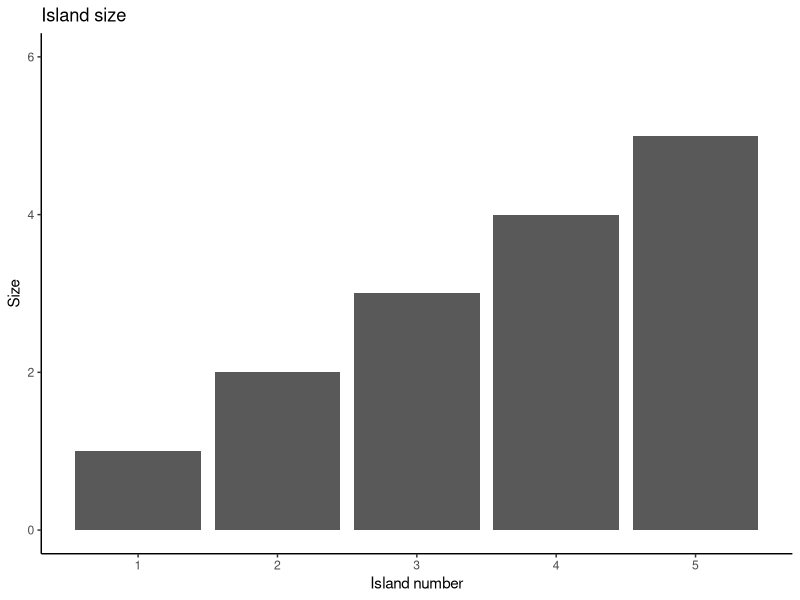
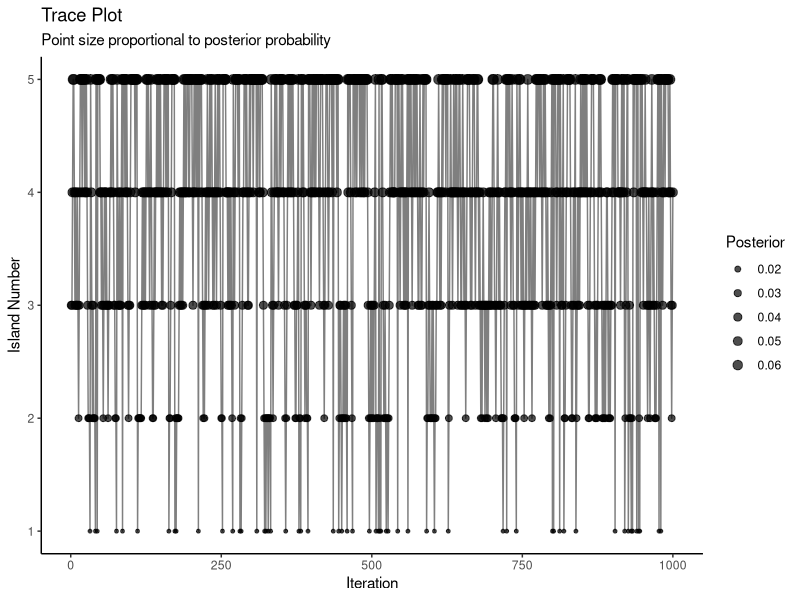

These charts were generated, in order, by the following R code:
## ---- chunk 1
#| warning: false
#| message: false
#| echo: false
library(tidyverse)

num_island = 5

# Set up the population/size of each island (The 'Target Distribution')
island_size = tibble(
  island = 1:num_island,
  Size = 1:num_island
)
p0 = ggplot(island_size,aes(x=island,y=Size))+
  geom_col()+
  theme_classic()+
  scale_y_continuous(limits = c(0,(num_island+1)))+
  scale_x_continuous(breaks=1:num_island)+
  labs(title = "Island size",
       x = "Island number",
       y = "Size")
p0

## ---- chunk 2
prior_function <- function(island) {
  return(1/num_island)  # Uniform prior
}

## ---- chunk 3
likelihood_function <- function(island) {
  return(island / sum(1:num_island))  # Proportional to island size
}
## ---- chunk 4
true_posterior <- sapply(1:num_island, function(i) {
  prior_function(i) * likelihood_function(i)
})
true_posterior <- true_posterior / sum(true_posterior)  # marginalize
names(true_posterior) <- paste0("Island ",1:num_island)
true_posterior

## ---- chunk 5
num_iterations <- 1e3
starting_island <- 3

# store the positions
chain <- numeric(num_iterations)
prior_values <- numeric(num_iterations)
likelihood_values <- numeric(num_iterations)
posterior_values <- numeric(num_iterations)

# Calculate values for initial position
chain[1] <- starting_island
prior_values[1] <- prior_function(chain[1])
likelihood_values[1] <- likelihood_function(chain[1])
posterior_values[1] <- prior_values[1] * likelihood_values[1]  # Unnormalized posterior

# Store jump decisions for analysis
accepted <- logical(num_iterations - 1)
acceptance_ratios <- numeric(num_iterations - 1)

for(i in 2:num_iterations){
    current <- chain[i-1]
    
    # Propose a move: randomly jump to an adjacent island
    jump <- sample(c(-1,1), 1)  
    proposed <- current + jump
    # Handle boundaries with wrap-around
    if (proposed < 1) proposed <- num_island
    if (proposed > num_island) proposed <- 1
    # random walk proposal
    # proposed <- current + rnorm(1,proposal_mean,proposal_sd)
    
    # compute acceptance ratio
    # current position
    prior_current <- prior_function(current)
    likelihood_current <- likelihood_function(current)
    posterior_current <- prior_current * likelihood_current  # Unnormalized

    # proposed position    
    prior_proposed <- prior_function(proposed)
    likelihood_proposed <- likelihood_function(proposed)
    posterior_proposed <- prior_proposed * likelihood_proposed  # Unnormalized

    acceptance_ratio <- posterior_proposed / posterior_current
    acceptance_prob <- min(1, acceptance_ratio)

    # Store the computed values
    prior_values[i-1] <- prior_current
    likelihood_values[i-1] <- likelihood_current
    posterior_values[i-1] <- posterior_current
    acceptance_ratios[i-1] <- acceptance_prob

    # decide the jump
    if (runif(1) < acceptance_prob) {
      chain[i] <- proposed
      accepted[i-1] <- TRUE
    } else {
      chain[i] <- current
      accepted[i-1] <- FALSE
    }
}

## ---- chunk 6
prior_values[num_iterations] <- prior_function(chain[num_iterations])
likelihood_values[num_iterations] <- likelihood_function(chain[num_iterations])
posterior_values[num_iterations] <- prior_values[num_iterations] * likelihood_values[num_iterations]

# Calculate empirical frequencies from MCMC samples
mcmc_freq <- table(chain) / num_iterations
mcmc_df <- data.frame(
  island = 1:num_island,
  mcmc_prob = as.numeric(mcmc_freq),
  true_posterior = true_posterior
)
mcmc_df
## ---- chunk 7
# Trace plot with acceptance indicators
trace_df <- data.frame(
  iteration = 1:num_iterations,
  island = chain,
  accepted = c(NA, accepted),
  posterior = posterior_values
)
p_trace <- ggplot(trace_df, aes(x = iteration, y = island)) +
  geom_line(alpha = 0.5) +
  geom_point(aes( size = posterior), alpha = 0.7) +
  # scale_color_manual(values = c("FALSE" = "red", "TRUE" = "green"), 
  #                    na.value = "black", name = "Accepted") +
  scale_size_continuous(name = "Posterior", range = c(1, 3)) +
  scale_y_continuous(breaks = 1:num_island, limits = c(1, num_island)) +
  theme_classic() +
  labs(title = "Trace Plot",
       subtitle = "Point size proportional to posterior probability",
       x = "Iteration",
       y = "Island Number")
p_trace

